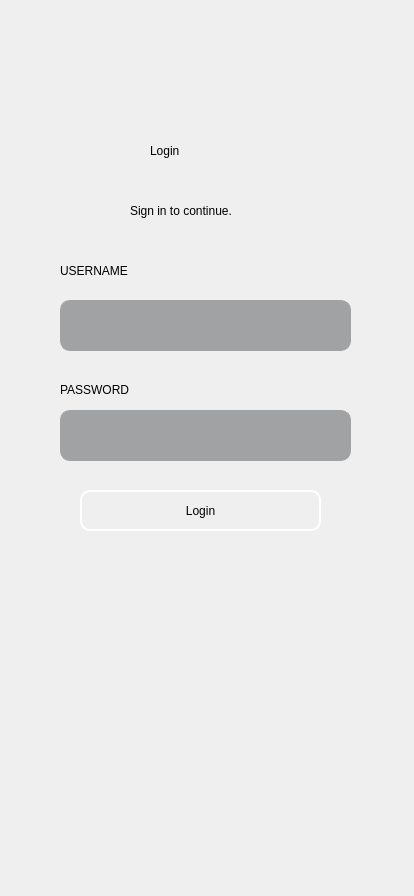
<?xml version="1.0" encoding="UTF-8"?>
<ui version="4.0">
 <class>User_Login_Page</class>
 <widget class="QWidget" name="User_Login_Page">
  <property name="geometry">
   <rect>
    <x>0</x>
    <y>0</y>
    <width>414</width>
    <height>896</height>
   </rect>
  </property>
  <property name="windowTitle">
   <string>Form</string>
  </property>
  <property name="styleSheet">
   <string notr="true">background-image: url(:/Desktop/Login_Page/제목 없는 디자인-2.png);

background-repeat: no-repeat;
</string>
  </property>
  <widget class="QLabel" name="label">
   <property name="geometry">
    <rect>
     <x>150</x>
     <y>120</y>
     <width>131</width>
     <height>61</height>
    </rect>
   </property>
   <property name="styleSheet">
    <string notr="true">background: transparent;
font: 600 48pt &quot;Gill Sans&quot;;

</string>
   </property>
   <property name="text">
    <string>Login</string>
   </property>
  </widget>
  <widget class="QLabel" name="label_2">
   <property name="geometry">
    <rect>
     <x>130</x>
     <y>180</y>
     <width>151</width>
     <height>61</height>
    </rect>
   </property>
   <property name="styleSheet">
    <string notr="true">background: transparent;
font: 300 20pt &quot;Gill Sans&quot;;</string>
   </property>
   <property name="text">
    <string>Sign in to continue.</string>
   </property>
  </widget>
  <widget class="QLabel" name="label_3">
   <property name="geometry">
    <rect>
     <x>60</x>
     <y>260</y>
     <width>91</width>
     <height>21</height>
    </rect>
   </property>
   <property name="styleSheet">
    <string notr="true">background: transparent;
font: 18pt &quot;Gill Sans&quot;;</string>
   </property>
   <property name="text">
    <string>USERNAME</string>
   </property>
  </widget>
  <widget class="QLabel" name="label_4">
   <property name="geometry">
    <rect>
     <x>60</x>
     <y>380</y>
     <width>101</width>
     <height>20</height>
    </rect>
   </property>
   <property name="styleSheet">
    <string notr="true">background: transparent;
font: 18pt &quot;Gill Sans&quot;;</string>
   </property>
   <property name="text">
    <string>PASSWORD</string>
   </property>
  </widget>
  <widget class="QLineEdit" name="UserName">
   <property name="geometry">
    <rect>
     <x>60</x>
     <y>300</y>
     <width>291</width>
     <height>51</height>
    </rect>
   </property>
   <property name="styleSheet">
    <string notr="true">background: transparent;
border: 1px solid rgb(161, 162, 164);
background-color: rgb(161, 162, 164);
border-radius: 10px;
</string>
   </property>
  </widget>
  <widget class="QLineEdit" name="Password">
   <property name="geometry">
    <rect>
     <x>60</x>
     <y>410</y>
     <width>291</width>
     <height>51</height>
    </rect>
   </property>
   <property name="styleSheet">
    <string notr="true">background: transparent;
border: 1px solid rgb(161, 162, 164);
background-color: rgb(161, 162, 164);
border-radius: 10px;
</string>
   </property>
  </widget>
  <widget class="QPushButton" name="Login_Button">
   <property name="geometry">
    <rect>
     <x>80</x>
     <y>490</y>
     <width>241</width>
     <height>41</height>
    </rect>
   </property>
   <property name="styleSheet">
    <string notr="true">background: transparent;
border: 2px solid white;
border-radius: 10px;</string>
   </property>
   <property name="text">
    <string>Login</string>
   </property>
  </widget>
 </widget>
 <resources/>
 <connections/>
</ui>
